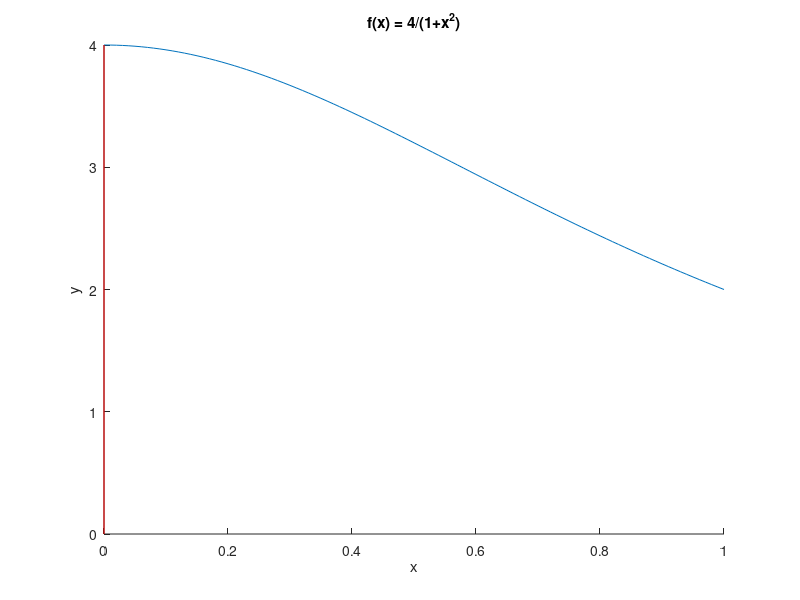

The MATLAB source for this figure: (Note: this script raises an error after producing the figure.)
%5.3 Computer Assignment



%% Problem 1
%
%The program problem1() finds approximate values for integrals
%of the functions 
%
%       f(x) = 4/(1+x^2), on the interval [0,1]
%       g(x) = 8*((1-x^2)^0.5 - x), on the interval [0, 1/(2^0.5)]
%
%using the adaptive Simpson scheme with epsilon = 0.5x10^(-5)
%and level_max = 4.
%
%Results:
%
%Both integrals gave an approximation of pi:
%       the integral of f on the interval [0,1] gave 3.1415927 and
%       the integral of g on the interval [0,1/2^0.5] gave 3.1415925
%
%I also sketched both f(x) and g(x) by plotting 100 points in their 
%respective intervals and I plotted the points where the intervals
%are split.
%

function problem1()
format long
f1 = @(x) 4/(1+x^2);
a1 = 0; b1 = 1;

f2 = @(x) 8*((1-x^2)^0.5 - x);
a2 = 0; b2 = 1/(2^0.5);

epsilon = 0.5e-5;
levelMax = 4;
level = 0;


disp('integral of f(x) = 4/(1+x^2) on the interval [0,1]:');
[integral,partitions1] = Simpson(f1,a1,b1,epsilon,level,levelMax,[]);
disp(single(integral));
disp('integral of g(x) = 8*((1-x^2)^0.5 - x) on the interval [0, 1/(2^0.5)]:');
[integral,partitions2] = Simpson(f2,a2,b2,epsilon,level,levelMax,[]);
disp(single(integral));

%display the segmentation points
disp('partitions1:');
disp(single(partitions1));
disp('partitions2:');
disp(single(partitions2));

%
%Plot segmentation of of intervals
%
figure; 
hold;
x = 0:1e-2:1;
plot(x,4./(1+x.^2));
xlabel('x');
ylabel('y');
title('f(x) = 4/(1+x^2)');
for idx = 1:length(partitions1)
plot([partitions1(idx) partitions1(idx)], [0 f1(partitions1(idx))],'r');
h = plot(partitions1(idx), f1(partitions1(idx)),'Xk');
set(h,'linewidth',2);
end

figure; 
hold; 
x = 0:1e-2:1/2^0.5;
plot(x,8*((1-x.^2).^0.5 - x));
xlabel('x');
ylabel('y');
title('g(x) = 8*((1-x^2)^{0.5} - x)');
for idx = 1:length(partitions2)
plot([partitions2(idx) partitions2(idx)], [0 f2(partitions2(idx))],'r');
h = plot(partitions2(idx), f2(partitions2(idx)),'Xk');
set(h,'linewidth',2);
end
end

function [result, partitions] = Simpson(f,a,b,epsilon, level, level_max, partitions)
level = level + 1;
h = b-a;
c = (a+b)/2;


oneSimpson = h*(f(a) + 4*f(c) + f(b))/6;
d = (a+c)/2;
e = (c+b)/2;

partitions = [partitions [a,b,c,d,e]];

twoSimpson = h*(f(a) + 4*f(d) + 2*f(c) + 4*f(e) + f(b))/12;
if level >= level_max
    result = twoSimpson;
    %disp('maximum level reached');
else
    if abs(twoSimpson - oneSimpson) < 15*epsilon
        result = twoSimpson + (twoSimpson - oneSimpson)/15;
    else
        leftSimpson = Simpson(f,a,c,epsilon/2,level, level_max, partitions);
        rightSimpson = Simpson(f,c,b,epsilon/2,level, level_max, partitions);
        result = leftSimpson + rightSimpson;
    end
end
end
